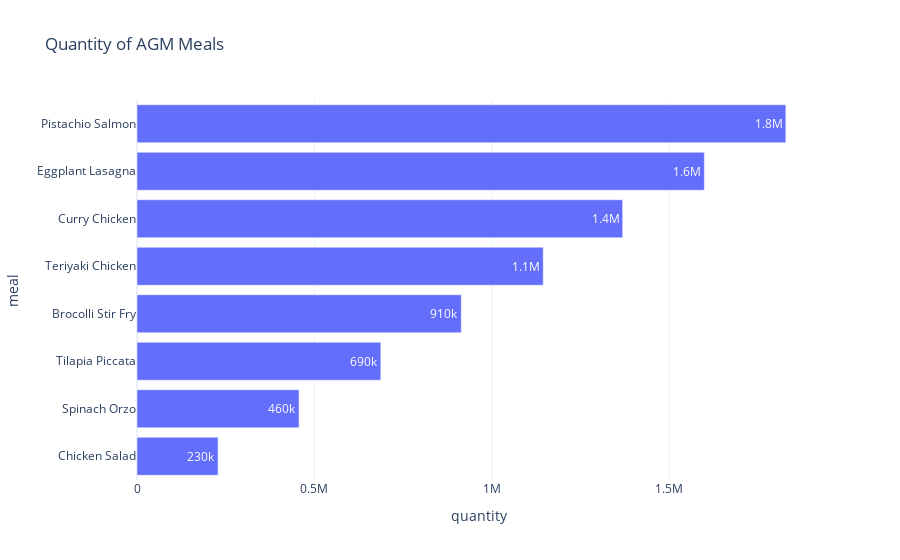

Notebook code cell kept with this figure:
### Markdown cell above
# 1.3.9 The Executives have also asked you to provide your best example of a data visualization for one of the above queries

You may choose any one of the above queries. 

It's best to select the one that you think will provide the most interesting data visualization.  

You are allowed to add a pivot as demonstrated in the labs if it is needed for your data visualization.

### Code cell
def fig_meals_by_meal():
    # count of meals by meal ranking
    fig = px.bar(ct_meals_by_meal().sort_values('quantity'), x='quantity', y='meal_name',
                title='Quantity of AGM Meals',
                template='plotly_white',
                orientation='h',
                labels={'meal_name':'meal'},
                hover_data=['meal_name','quantity'],
                text_auto='.2s')
    fig.show()
    return
fig_meals_by_meal()

### Figure 1 — Plotly figure (JSON) as saved in the notebook; plotly's stock layout.template omitted (floating-point values rounded to 4 significant figures)
{"data": [{"alignmentgroup": "True", "hovertemplate": "quantity=%{x}<br>meal=%{y}<extra></extra>", "legendgroup": "", "marker": {"color": "#636efa", "pattern": {"shape": ""}}, "name": "", "offsetgroup": "", "orientation": "h", "showlegend": false, "textposition": "auto", "texttemplate": "%{x:.2s}", "type": "bar", "x": [228561, 456769, 687237, 913984, 1145013, 1368884, 1599058, 1828778], "xaxis": "x", "y": ["Chicken Salad", "Spinach Orzo", "Tilapia Piccata", "Brocolli Stir Fry", "Teriyaki Chicken", "Curry Chicken", "Eggplant Lasagna", "Pistachio Salmon"], "yaxis": "y"}], "layout": {"barmode": "relative", "legend": {"tracegroupgap": 0}, "title": {"text": "Quantity of AGM Meals"}, "xaxis": {"anchor": "y", "domain": [0, 1], "title": {"text": "quantity"}}, "yaxis": {"anchor": "x", "domain": [0, 1], "title": {"text": "meal"}}}}
